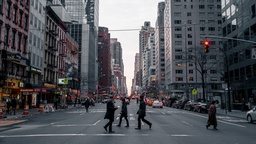
#> input picture street.jpg, 256 x 144 px, shrunk from 939 x 528 before the run
$ python imgSeg.py
#> lines starting #> are read from the running program, lines starting #| are printed output that depends on the picture
import numpy as np
import cv2
import matplotlib.pyplot as plt

img = cv2.imread('street.jpg')
#> img is the input picture: shape (144, 256, 3); mean B, G, R 88.9, 83.4, 81.7

# Turn 2D matrix image into 1D matrix
img2 = img.reshape((-1, 3))

# Convert pixel values to 32 bit floating point
img2 = np.float32(img2)

criteria = (cv2.TERM_CRITERIA_EPS + cv2.TERM_CRITERIA_MAX_ITER, 10, 1.0)

# How many trys to do
attempts = 10
errors = []
for k in range(1, 10):
	# Run k-means on the image
	ret, label, center = cv2.kmeans(img2, k, None, criteria, attempts, cv2.KMEANS_PP_CENTERS)
	# Convert centroid values to unsigned ints
	center = np.uint8(center)

	# Get color labels for each pixel
	res = center[label.flatten()]

	# Shape labels from k-means to be the same as the original image
	res2 = res.reshape((img.shape))

	# Output the final segmented image
	label = 'segmented' + str(k) + '.jpg'
	cv2.imwrite(label, res2)

	# Keep track of wcss for elbow point graph
	errors.append([k, ret])
#> this loop made 9 passes
#> ret on passes 4 to 9: 30930502.3, 19606374.8, 14503478.1, 11220618.7, 9284056.6, 7879235
#> (ret, center) on passes 1 to 3: (371383752, [[88, 83, 81]]), (142016892.2, [[71, 65, 63], [201, 198, 200]]), (53773869.9, [[37, 32, 31], [101, 95, 92], [225, 224, 225]])
#> pass 1, `res2 = res.reshape((img.shape))`:
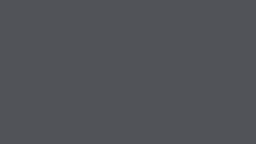
#> res2: shape (144, 256, 3); mean B, G, R 88, 83, 81
#> pass 2, `res2 = res.reshape((img.shape))`:
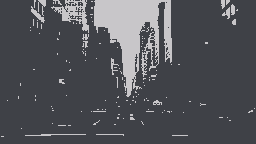
#> res2: shape (144, 256, 3); mean B, G, R 88.5, 82.9, 81.4
#> pass 3, `res2 = res.reshape((img.shape))`:
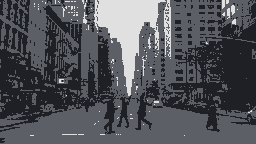
#> res2: shape (144, 256, 3); mean B, G, R 88.3, 83.2, 81.3
#> after the loop, errors = [[1, 371383752], [2, 142016892.2], [3, 53773869.9], [4, 30930502.3], [5, 19606374.8], [6, 14503478.1], [7, 11220618.7], [8, 9284056.6], [9, 7879235]]

# Plot elbow point graph
errors = np.array(errors)
plt.title("Elbow Point Graph")
plt.xlabel("Number of Clusters")
plt.ylabel("WCSS")
plt.plot(errors[:,:1], errors[:,1:])
plt.show()
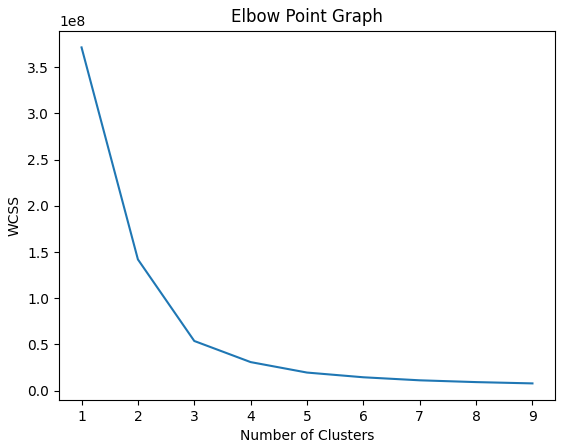
#> figure drawn by matplotlib, 1 panel

$ run again, with amazonAerial.jpg copied over street.jpg
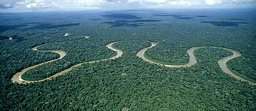
#> input picture amazonAerial.jpg, 256 x 111 px, shrunk from 472 x 204 before the run
#> img is the input picture: shape (111, 256, 3); mean B, G, R 107.3, 106.2, 71.6
#> the loop `for k in range(1, 10):` made 9 passes
#> ret on passes 4 to 9: 29234755.5, 22608276.6, 18893018.4, 16479653, 13891949.4, 11804504.1
#> pass 1, `res2 = res.reshape((img.shape))`:
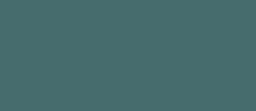
#> res2: shape (111, 256, 3); mean B, G, R 107, 106, 71
#> after the loop `for k in range(1, 10):`: errors = [[1, 222271950.1], [2, 76891167.8], [3, 43910423.4], [4, 29234755.5], [5, 22608276.6], [6, 18893018.4], [7, 16479653], [8, 13891949.4], [9, 11804504.1]]
#> `plt.show()`:
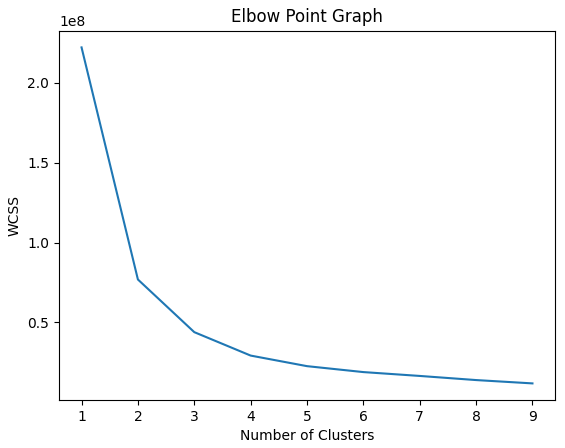
#> figure drawn by matplotlib, 1 panel
